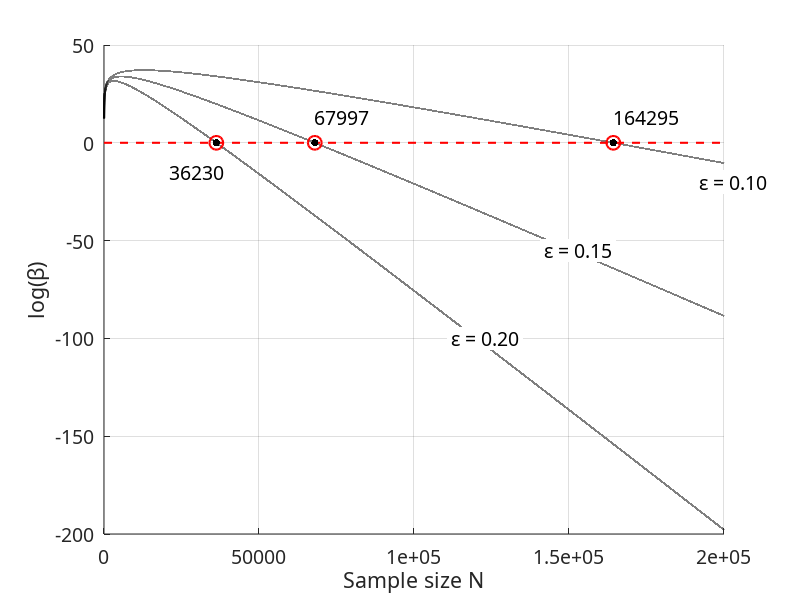
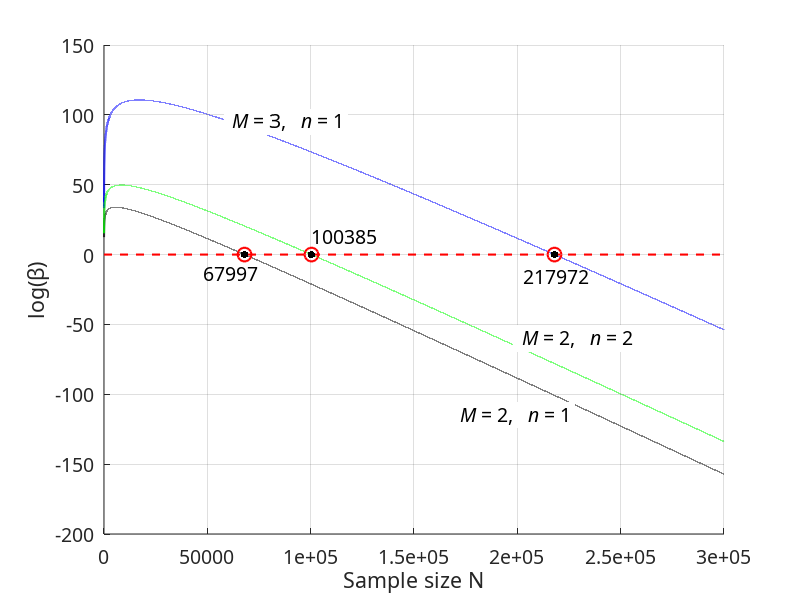

Recreate these plots in MATLAB, in order.
clear all
clc
close all


r = @(N,n,M,e) (n+1)*M*(M-1)*(log(N)+1-log(n+1))+log(8)-N*e^2/32;

% DW1 --------------------------------------------------------------------
T = 10:200000;

figure('color','w')
hold on
set(gca,'FontName','Candara','FontSize',14)
e1 = r(T,1,2,0.2);
e2 = r(T,1,2,0.15);
e3 = r(T,1,2,0.1);
plot(T,e1,'k-','linewidth',1.5)
plot(T,e2,'k-','linewidth',1.5)
plot(T,e3,'k-','linewidth',1.5)
plot([0 max(T)],[0 0],'r--','linewidth',1.5)

i1 = find(e1<0);
plot(i1(1),0,'ro','linewidth',1.5,'markers',10)
plot(i1(1),0,'k.','markers',16)
t(1) = text(i1(1)-15000,-15,num2str(i1(1)));
i2 = find(e2<0);
plot(i2(1),0,'ro','linewidth',1.5,'markers',10)
plot(i2(1),0,'k.','markers',16)
t(2) = text(i2(1),13,num2str(i2(1)));
i3 = find(e3<0);
plot(i3(1),0,'ro','linewidth',1.5,'markers',10)
plot(i3(1),0,'k.','markers',16)
t(3) = text(i3(1),13,num2str(i3(1)));
xlabel('Sample size N')
set(gca,'XTickLabel',0:50000:200000)
ylabel('log(\beta)')
grid on

t(4) = text(112000,-100,'\epsilon = 0.20','BackgroundColor','w');
t(5) = text(142000,-55,'\epsilon = 0.15','BackgroundColor','w');
t(6) = text(192000,-20,'\epsilon = 0.10','BackgroundColor','w');

set(t,'FontName','Candara','FontSize',14)

% DW2 --------------------------------------------------------------------
T = 10:300000;

figure('color','w')
hold on
set(gca,'FontName','Candara','FontSize',14)
e1 = r(T,1,3,0.15);
e2 = r(T,1,2,0.15);
e3 = r(T,2,2,0.15);

plot(T,e1,'b-','linewidth',1.5)
plot(T,e2,'k-','linewidth',1.5)
plot(T,e3,'g-','linewidth',1.5)
plot([0 max(T)],[0 0],'r--','linewidth',1.5)

i1 = find(e1<0);
plot(i1(1),0,'ro','linewidth',1.5,'markers',10)
plot(i1(1),0,'k.','markers',16)
t(1) = text(i1(1)-15000,-15,num2str(i1(1)));
i2 = find(e2<0);
plot(i2(1),0,'ro','linewidth',1.5,'markers',10)
plot(i2(1),0,'k.','markers',16)
t(2) = text(i2(1)-20000,-13,num2str(i2(1)));
i3 = find(e3<0);
plot(i3(1),0,'ro','linewidth',1.5,'markers',10)
plot(i3(1),0,'k.','markers',16)
t(3) = text(i3(1),13,num2str(i3(1)));
xlabel('Sample size N')
set(gca,'XTickLabel',0:50000:300000)
ylabel('log(\beta)')
grid on


t(4) = text(170000,-115,'{\it M} = 2,  {\it n} = 1','BackgroundColor','w');
t(5) = text(60000,95,'{\it M} = 3,  {\it n} = 1','BackgroundColor','w');
t(6) = text(200000,-60,'{\it M} = 2,  {\it n} = 2','BackgroundColor','w');

set(t,'FontName','Candara','FontSize',14)

return
